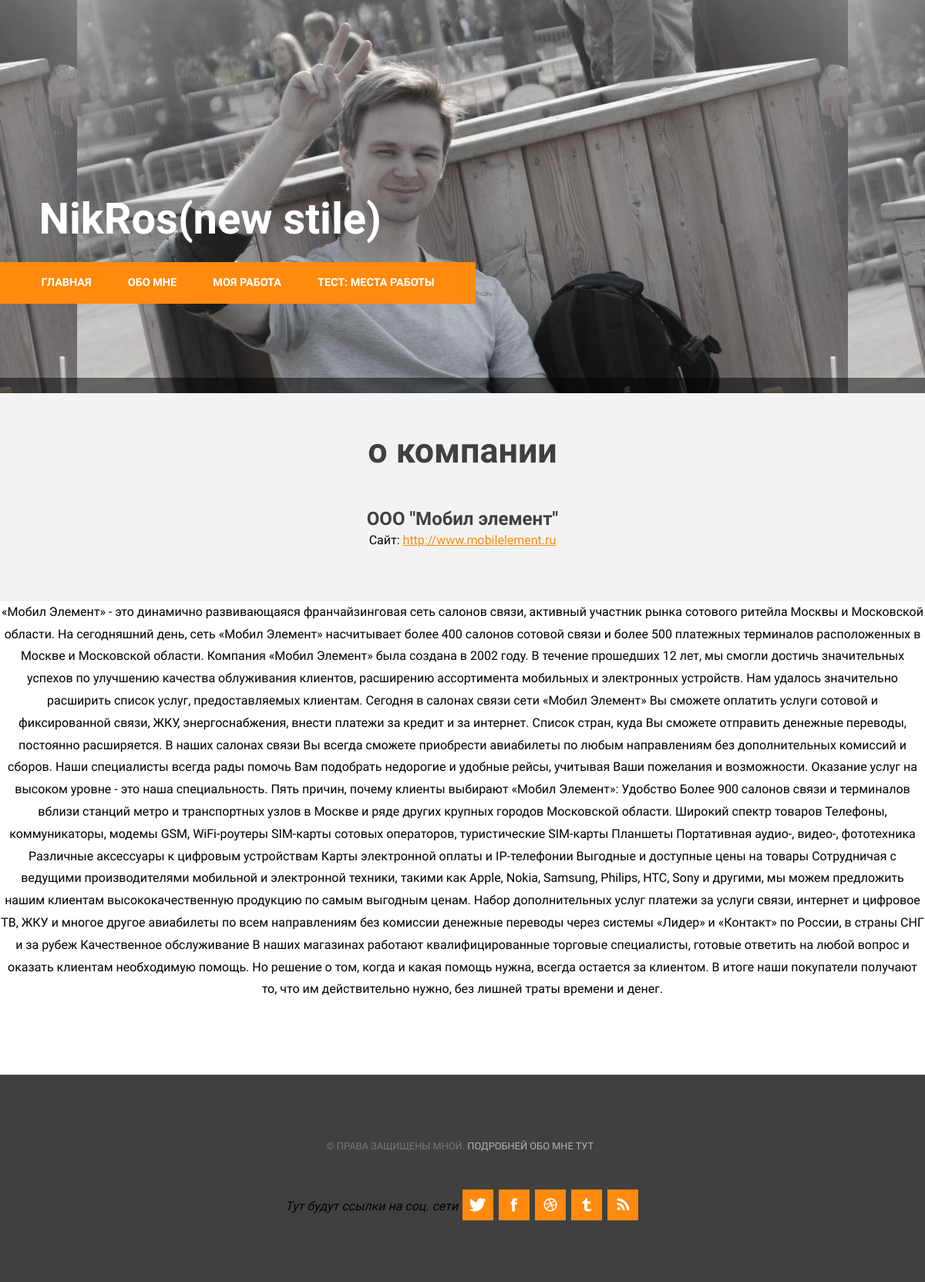
The app's page /job/1/ with its own data.
### MainApp/models.py (models this page shows)
class CompanyName(models.Model):
    id  = models.PositiveIntegerField(verbose_name = 'ID', primary_key=True)
    company_name = models.CharField(verbose_name='организация', max_length=32)
    link = models.URLField(verbose_name='ссылка на сайт', max_length=90)
    about_the_organization = models.TextField(verbose_name = 'коротко о компании')
    label = models.CharField(verbose_name='путь до картинки', max_length=32)

### MainApp/views.py (the view)
# urls.py: url(r'^job/(\d)/$', company_site),
def company_site(request, self):
    z = get_object_or_404(CompanyName, id = self )
    return render(request, 'company_site.html', {'site_name': 'NikRos(new stile)', 't': 'о компании', 'z': z})

### template/company_site.html (shortened to what this page needs)
{% extends 'main.html' %}
{% block content %}
<div id="page-wrapper">
    <div id="page" class="container">
        <div class="title">
            <h2>{{t}}</h2>
        </div>
        <h2>{{z.company_name}}</h2>
        <p>Сайт: <a href="{{z.link}}">{{z.link}}</a> </p>
    </div>
</div>
<div id="wrapper">
    <div id="three-column" class="container">
         <p>{{z.about_the_organization}} </p>
    </div>
</div>
{% endblock %}

### static/style/default.css (style rules this page uses)
html, body { height: 100%; }
body { margin: 0px; padding: 0px; background: #404040; font-family: 'Quicksand', sans-serif; font-size: 12pt; font-weight: 400; color: #000000; }
h1, h2, h3 { margin: 0; padding: 0; color: #404040; }
p, ol, ul { margin-top: 0; }
p { line-height: 180%; }
a { color: #ff8a0e; }
.container { margin: 0px auto; width: 1200px; }
.title { margin-bottom: 3em; }
.title h2 { font-size: 2.8em; }
#wrapper { overflow: hidden; padding: 0em 0em 5em 0em; background: #FFF; }
#page-wrapper { overflow: hidden; background: #F3F3F3; padding: 3em 0em; text-align: center; }
#three-column { overflow: hidden; text-align: center; }

### records on screen
CompanyName: company_name "ООО \"Мобил элемент\"", link "http://www.mobilelement.ru", about_the_organization "«Мобил Элемент» - это динамично развивающаяся франчайзинговая сеть салонов связи, активный участник рынка сотового ритейла Москвы и Московской области. На сегодняшний день, сеть «Мобил Элемент» насчитывает более 400 салонов сотовой связи и более 500 платежных терминалов расположенных в Москве и Московской области. Компания «Мобил Элемент» была создана в 2002 году. В течение прошедших 12 лет, мы смогли достичь значительных успехов по улучшению качества облуживания клиентов, расширению ассортимента мобильных и электронных устройств. Нам удалось значительно расширить список услуг, предоставляемых клиентам. Сегодня в салонах связи сети «Мобил Элемент» Вы сможете оплатить услуги сотовой и…"

### other values on screen
{{ site_name }} "NikRos(new stile)"
{{ t }} "о компании"
